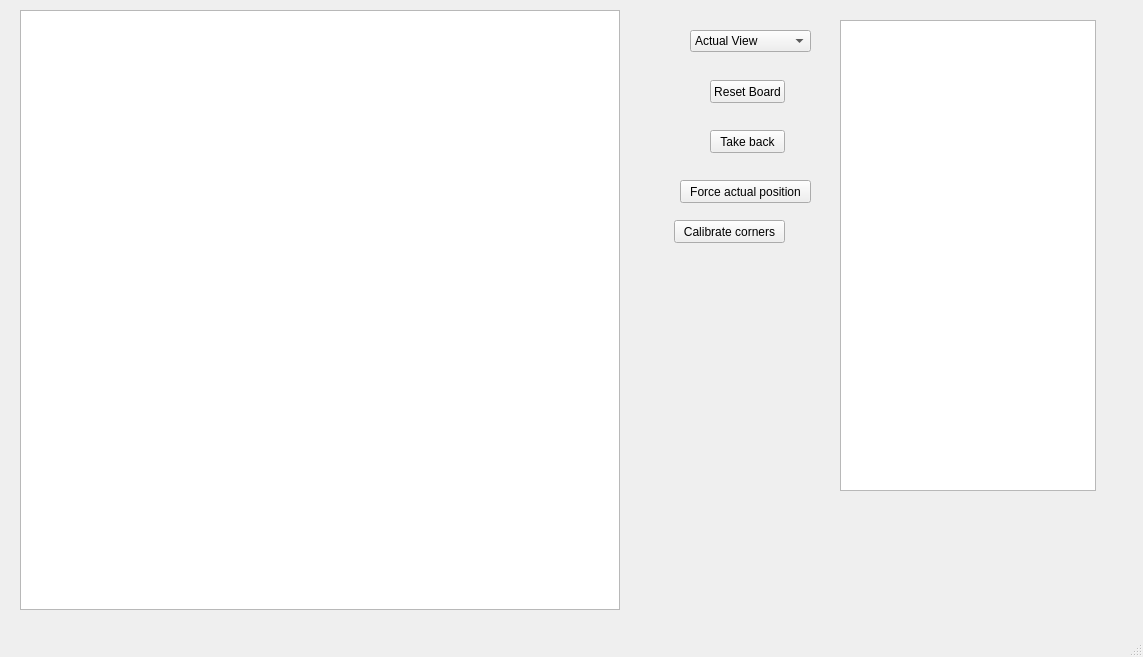
<?xml version="1.0" encoding="UTF-8"?>
<ui version="4.0">
 <class>MainWindow</class>
 <widget class="QMainWindow" name="MainWindow">
  <property name="geometry">
   <rect>
    <x>0</x>
    <y>0</y>
    <width>1143</width>
    <height>657</height>
   </rect>
  </property>
  <property name="windowTitle">
   <string>MainWindow</string>
  </property>
  <widget class="QWidget" name="centralwidget">
   <widget class="QGraphicsView" name="image">
    <property name="geometry">
     <rect>
      <x>20</x>
      <y>10</y>
      <width>600</width>
      <height>600</height>
     </rect>
    </property>
   </widget>
   <widget class="QComboBox" name="view">
    <property name="geometry">
     <rect>
      <x>690</x>
      <y>30</y>
      <width>121</width>
      <height>22</height>
     </rect>
    </property>
    <item>
     <property name="text">
      <string>Actual View</string>
     </property>
    </item>
    <item>
     <property name="text">
      <string>Board</string>
     </property>
    </item>
   </widget>
   <widget class="QTextBrowser" name="movesList">
    <property name="geometry">
     <rect>
      <x>840</x>
      <y>20</y>
      <width>256</width>
      <height>471</height>
     </rect>
    </property>
   </widget>
   <widget class="QPushButton" name="pushButton">
    <property name="geometry">
     <rect>
      <x>710</x>
      <y>80</y>
      <width>75</width>
      <height>23</height>
     </rect>
    </property>
    <property name="text">
     <string>Reset Board</string>
    </property>
   </widget>
   <widget class="QPushButton" name="pushButton_2">
    <property name="geometry">
     <rect>
      <x>710</x>
      <y>130</y>
      <width>75</width>
      <height>23</height>
     </rect>
    </property>
    <property name="text">
     <string>Take back</string>
    </property>
   </widget>
   <widget class="QPushButton" name="pushButton_3">
    <property name="geometry">
     <rect>
      <x>680</x>
      <y>180</y>
      <width>131</width>
      <height>23</height>
     </rect>
    </property>
    <property name="text">
     <string>Force actual position</string>
    </property>
   </widget>
   <widget class="QPushButton" name="pushButton_4">
    <property name="geometry">
     <rect>
      <x>674</x>
      <y>220</y>
      <width>111</width>
      <height>23</height>
     </rect>
    </property>
    <property name="text">
     <string>Calibrate corners</string>
    </property>
   </widget>
  </widget>
  <widget class="QMenuBar" name="menubar">
   <property name="geometry">
    <rect>
     <x>0</x>
     <y>0</y>
     <width>1143</width>
     <height>21</height>
    </rect>
   </property>
  </widget>
  <widget class="QStatusBar" name="statusbar"/>
 </widget>
 <resources/>
 <connections/>
</ui>
